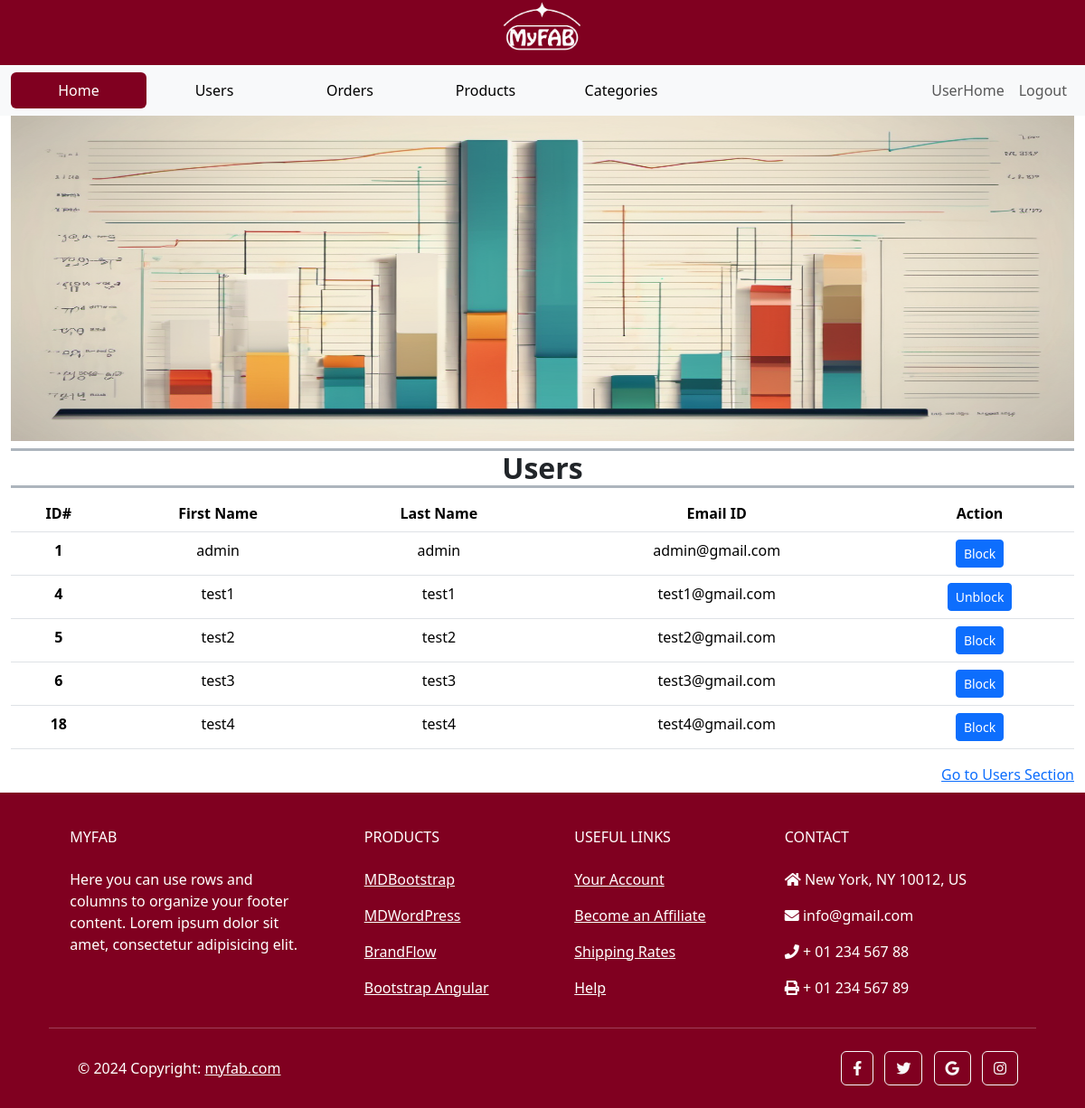
The page /custom_admin/ (signed in) on the database as committed earlier.
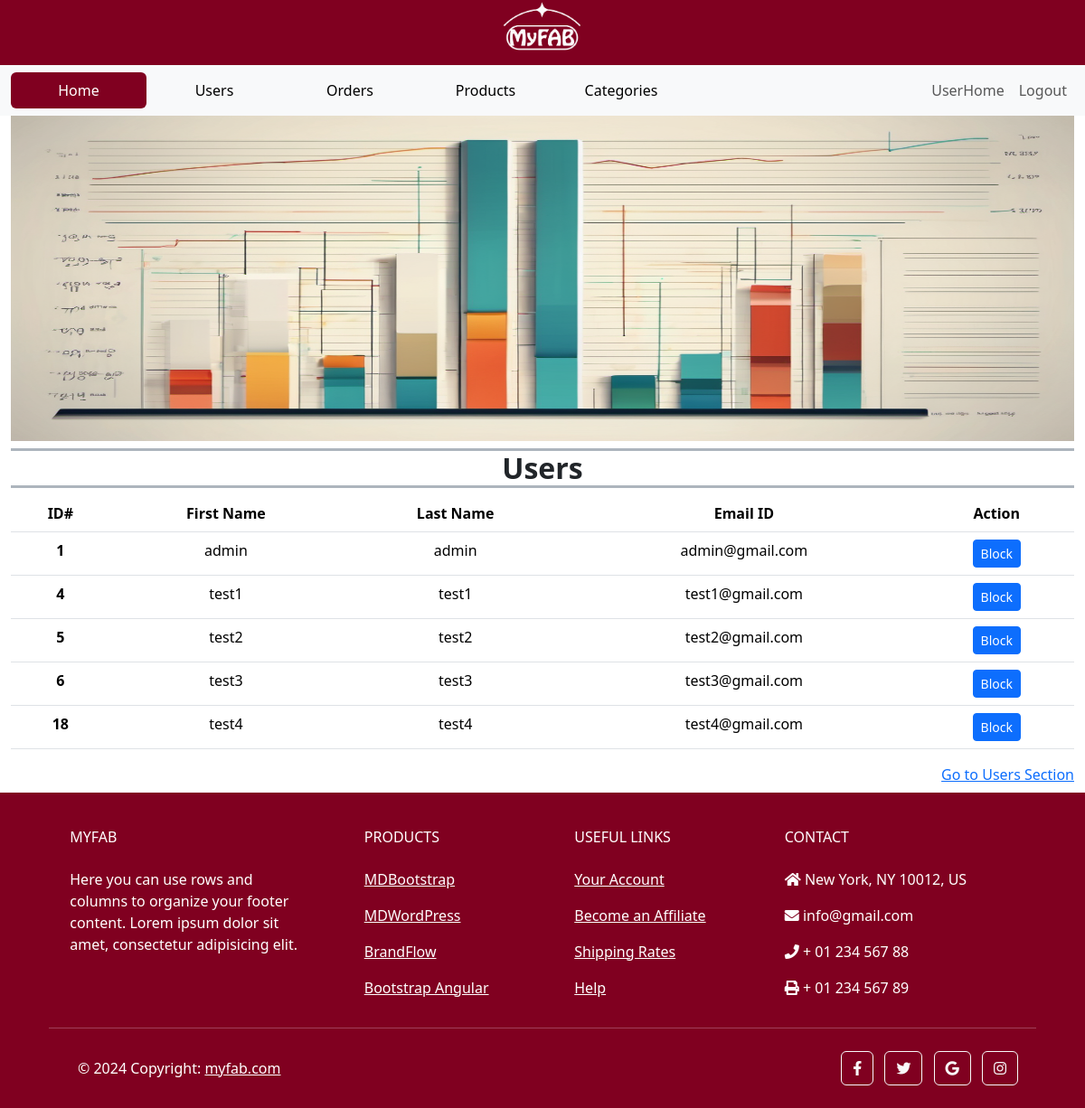
The same page on the database as committed later.
### accounts/models.py (models this page shows, shortened)
class CustomUser(AbstractUser):
    phone_number = models.CharField(max_length=13, unique=True)

### custom_admin/views.py (the view, shortened to what this page needs)
# urls.py: path('', AdminHome.as_view(), name = 'admin_home'),
class AdminHome(View):
    def get(self, request):
        users = CustomUser.objects.all()[:5]
        context = {'users': users}
        return render(request, 'admin_home.html', context)

### templates/admin_home.html (shortened to what the changed rows need)
{% extends 'admin_base.html' %}
{% load static %}
{% load custom_filters %}
{% block content %}
    <section class="mb-2">
        <div class="container-fluid">
            <div class="row h-100">
                <div class="col-12">
                    <div class="table-responsive text-center">
                        <table class="table  table-hover">
                            <thead>
                              <tr>
                                <th scope="col">ID#</th>
                                <th scope="col">First Name</th>
                                <th scope="col">Last Name</th>
                                <th scope="col">Email ID</th>
                                <th scope="col">Action</th>
                              </tr>
                            </thead>
                            {% for user in users  %}
                            <tbody>
                                <tr>
                                    <th scope="col">{{ user.id }}</th>
                                    <td>{{ user.first_name }}</td>
                                    <td>{{ user.last_name }}</td>
                                    <td>{{ user.email }}</td>
                                    <td>
                                        <button class="status-toggle text-white btn btn-sm btn-primary"
                                            data-user-id="{{ user.id }}"
                                            data-is-active="{{ user.is_active }}">
                                            {{ user.is_active|yesno:"Block,Unblock" }}
                                        </button>
                                    </td>
                                </tr>
                            </tbody>
                            {% endfor %}
                        </table>
                    </div>
                </div>
            </div>
        </div>
    </section>
{% endblock  %}

Rows that differ between the two databases and show on the page:
changed CustomUser "test1": is_active "Unblock" → "Block"
